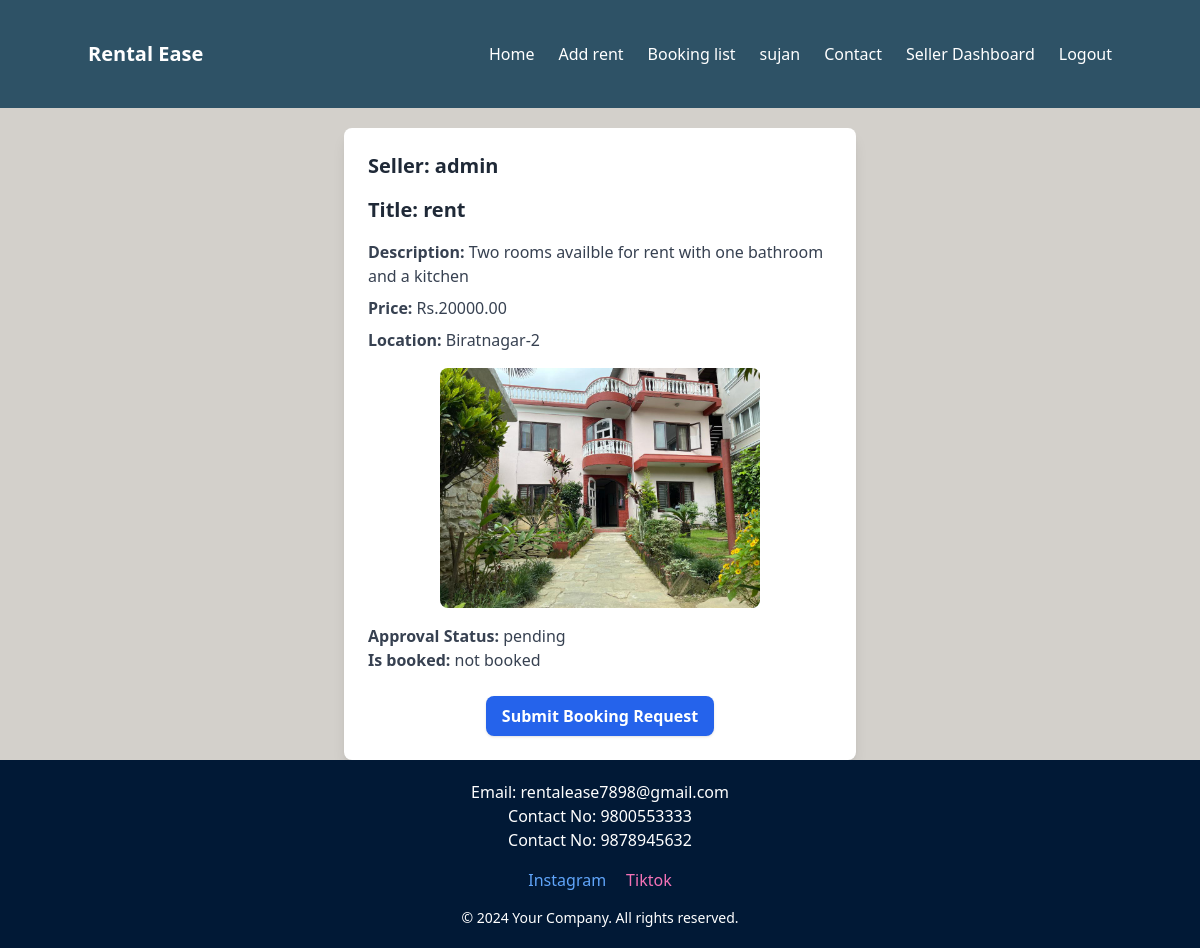
/property/rent-rooms/book/ (signed in), run on the app's committed database.
### app/models.py (models this page shows, shortened)
class Property(models.Model):
    seller = models.ForeignKey(User, on_delete=models.CASCADE, related_name='properties',default=True)
    title = models.CharField(max_length=255)
    description = models.TextField()
    price = models.DecimalField(max_digits=10, decimal_places=2)
    location = models.CharField(max_length=255)
    approval_status = models.CharField(
        max_length=10,
        choices=[('approved', 'Approved'), ('rejected', 'Rejected'), ('pending', 'Pending')],
        default='pending'
    )
    is_available = models.BooleanField(default=True)
    is_booked = models.BooleanField(default=False)
    image = models.ImageField(upload_to='property_images/', blank=True, null=True)
    slug = models.SlugField(unique=True, blank=True)  # Unique slug for the property

### app/views.py (the view, shortened to what this page needs)
# urls.py: path('property/<slug:property_slug>/book/', book_property, name='book_property'),
@login_required
def book_property(request, property_slug):
    property = get_object_or_404(Property,slug=property_slug)
    return render(request, 'book_property.html', {'property': property})

### app/templates/book_property.html (shortened to what this page needs)
{%extends 'navbar_footer.html'%}
{%block content%}
<!DOCTYPE html>
<html lang="en">
<head>
   <script src="https://cdn.tailwindcss.com"></script>
<!DOCTYPE html>
<html lang="en">
<head>
    <script src="https://cdn.tailwindcss.com"></script>
<body class="bg-gray-100 font-sans">
<div class="container mx-auto p-6 max-w-lg bg-white rounded-lg shadow-lg mt-5">
   <p class="text-xl font-bold text-gray-800 mb-4">Seller: {{ property.seller }}</p>
   <p class="text-xl font-bold text-gray-800 mb-4">Title: {{ property.title }}</p>
   <p class="text-gray-700 mb-2"><strong>Description:</strong> {{ property.description }}</p>
   <p class="text-gray-700 mb-2"><strong>Price:</strong> Rs.{{ property.price }}</p>
   <p class="text-gray-700 mb-2"><strong>Location:</strong> {{ property.location }}</p>
   {% if property.image %}
       <img src="{{ property.image.url }}" alt="{{ property.name }}" class="mt-4 rounded-lg w-full h-auto max-w-xs mx-auto">
   {% else %}
       <p class="text-gray-500 italic mt-4">No image available for this property.</p>
   {% endif %}
   <p class="text-gray-700 mt-4"><strong>Approval Status:</strong> {{ property.approval_status }}</p>
   <p class="text-gray-700 mb-6"><strong>Is booked:</strong> {% if property.is_booked %}Booked{% else %}not booked{% endif %}</p>
   <form method="POST" class="text-center">
       <button type="submit" class="px-4 py-2 bg-blue-600 text-white font-semibold rounded-lg shadow hover:bg-blue-700 transition duration-300">
           Submit Booking Request
       </button>
   </form>
</div>
</body>
</html>
{% endblock %}

### app/templates/navbar_footer.html (shortened to what this page needs)
<!DOCTYPE html>
<html lang="en">
  <head>
    <script src="https://cdn.tailwindcss.com"></script>
  </head>
  <body class="flex flex-col min-h-screen bg-[ #F1F1F2]">
    <nav class="bg-[#2E5266FF] p-10 ">
      <div class="container mx-auto flex justify-between items-center">
        <div class="text-white text-xl font-semibold">Rental Ease</div>
        <ul class="flex space-x-6">
          <li>
            <a href="{% url "home"%}" class="text-white hover:text-gray-300">Home</a>
          </li>
          <li>
            <a href="/add" class="text-white hover:text-gray-300">Add rent</a>
          </li>
          <li>
            <a href="/bookings" class="text-white hover:text-gray-300"
              >Booking list</a
            >
          </li>
          <li>
            <a  class="text-white hover:text-gray-300"
              >{{request.user}}</a
            >
          </li>
          <li>
            <a href="/contact" class="text-white hover:text-gray-300"
              >Contact</a
            >
          </li>
          {%if request.user.is_superuser%}
          <a href="/manageproperty" class="text-white hover:text-gray-300"
          >Admin Dashboard</a>
          {%else%}
          <a href="seller_dashboard/" class="text-white hover:text-gray-300"
          >Seller Dashboard</a>
        {%endif%}
          {% if user.is.not_authenticated %}
          <li>
            <a href="/login/" class="text-white hover:text-gray-300">Login</a>
          </li>
          {% else %}
          <li>
            <a href="{% url 'logout' %}" class="text-white hover:text-gray-300"
              >Logout</a>
          </li>
          {% endif %}
        </ul>
      </div>
    </nav>
    <div class="flex-grow  bg-[#D3D0CBFF] ">
      {% block content %}{% endblock %}
    </div>
    <footer class="bg-[#011936FF] text-white text-center p-5 w-full">
      <p>Email: rentalease7898@gmail.com</p>
      <p>Contact No: 9800553333</p>
      <p>Contact No: 9878945632</p>
      <div class="flex justify-center space-x-5 my-4">
          <a href="https://www.instagram.com/" class="text-blue-400 hover:underline">Instagram</a>
          <a href="https://www.tiktok.com/" class="text-pink-400 hover:underline">Tiktok</a>
      </div>
      <p class="text-sm mt-4">&copy; 2024 Your Company. All rights reserved.</p>
  </footer>
  </body>
</html>

### data on the page
Property: seller "admin", title "rent", description "Two rooms availble for rent with one bathroom and a kitchen", price "20000.00", location "Biratnagar-2", image (picture), approval_status "pending"

### other printed values
{{ request.user }} "sujan"
